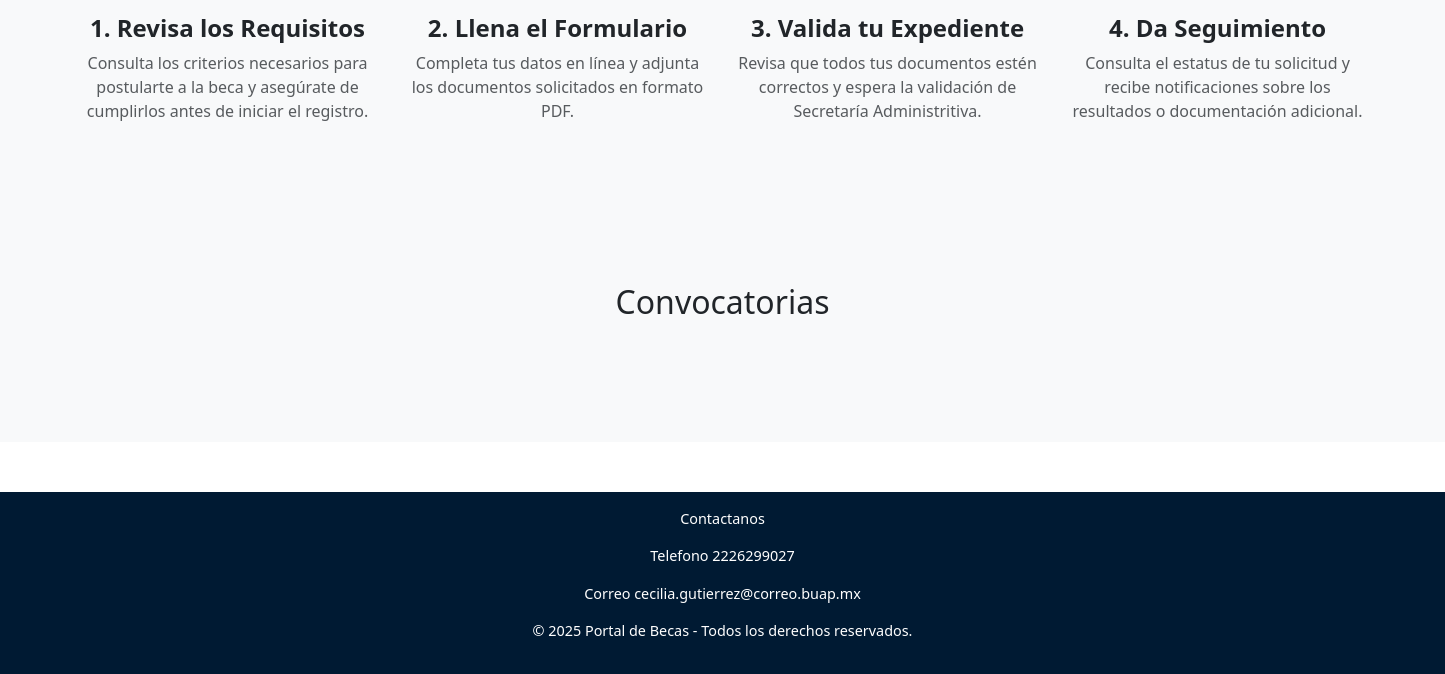
Before: / (lower part) with the older database file.
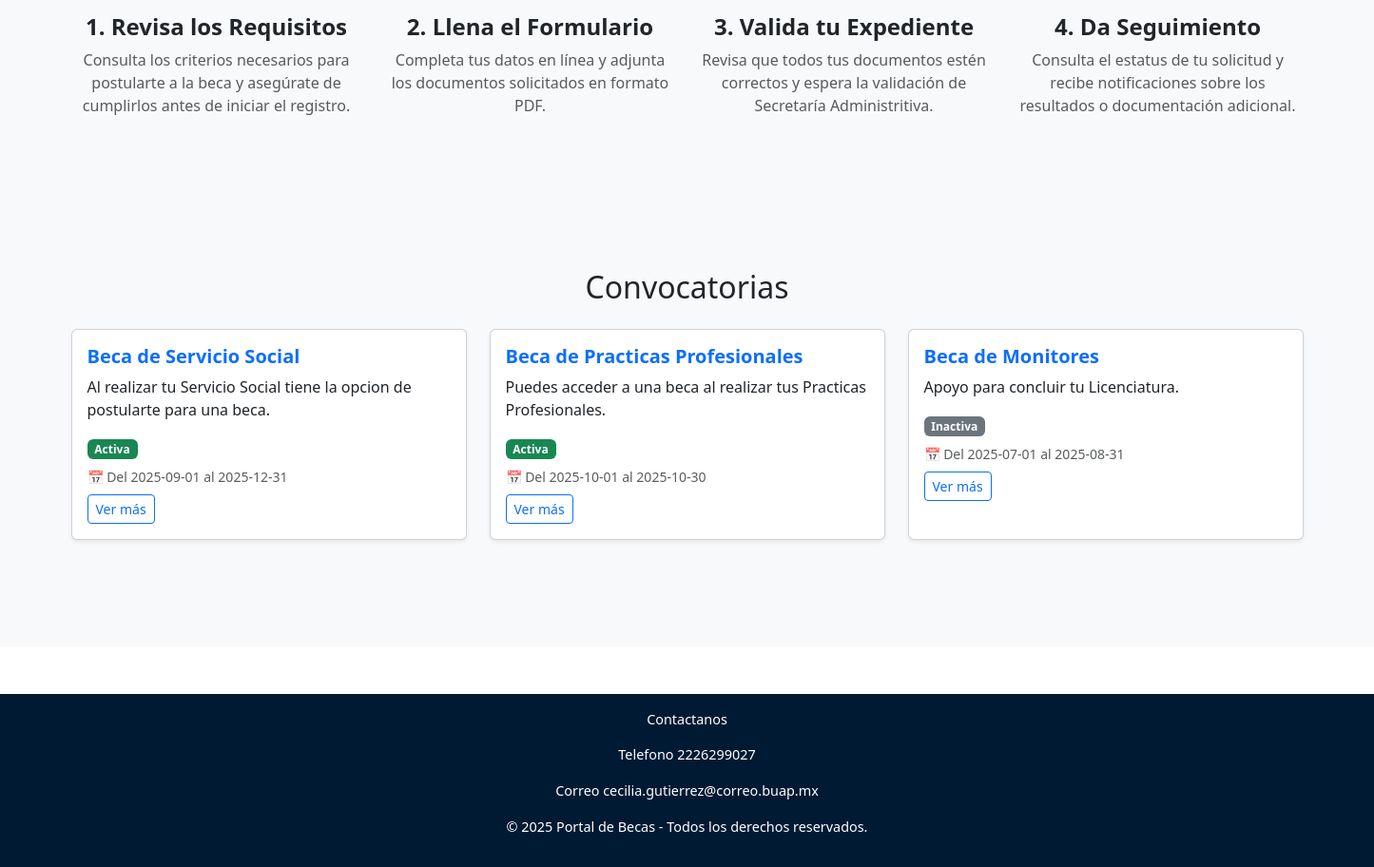
After: the same page with the newer database file.
### tables this page shows
CREATE TABLE convocatorias (
            id INTEGER PRIMARY KEY AUTOINCREMENT,
            nombre TEXT NOT NULL UNIQUE,
            descripcion TEXT,
            fecha_inicio TEXT,
            fecha_fin TEXT,
            activa INTEGER DEFAULT 0
        );

### routes/main_routes.py (the view)
@main_bp.route('/')
def index():
    conexion = sqlite3.connect('becas.db')
    cursor = conexion.cursor()
    cursor.execute("SELECT nombre, descripcion, fecha_inicio, fecha_fin FROM convocatorias")
    todas = cursor.fetchall()
    conexion.close()
    hoy = datetime.now().date()
    convocatorias_info = []
    for nombre, descripcion, inicio, fin in todas:
        if inicio and fin:
            inicio_dt = datetime.strptime(inicio, "%Y-%m-%d").date()
            fin_dt = datetime.strptime(fin, "%Y-%m-%d").date()
            if inicio_dt <= hoy <= fin_dt:
                estado = "Activa"
            elif hoy < inicio_dt:
                estado = "Próxima"
            else:
                estado = "Inactiva"
        else:
            estado = "Sin fechas"
        convocatorias_info.append((nombre, descripcion, inicio, fin, estado))
    return render_template('index.html', convocatorias=convocatorias_info)

### templates/index.html (shortened to what this page needs)
<!DOCTYPE html>
<html lang="es">
<head>
  <link rel="stylesheet" href="{{ url_for('static', filename='css/style.css') }}">
  <link
    href="https://cdn.jsdelivr.net/npm/bootstrap@5.3.2/dist/css/bootstrap.min.css"
    rel="stylesheet">
    <link rel="stylesheet" href="https://cdn.jsdelivr.net/npm/bootstrap-icons@1.11.1/font/bootstrap-icons.css">
</head>
<body>
<section class="py-5 bg-light" id="pasos">
  <div class="container">
    <div class="row g-4 row-cols-1 row-cols-md-2 row-cols-lg-4 text-center">
      <div class="col">
        <h4 class="fw-semibold">1. Revisa los Requisitos</h4>
        <p class="text-muted">Consulta los criterios necesarios para postularte a la beca y asegúrate de cumplirlos antes de iniciar el registro.</p>
      </div>
      <div class="col">
        <h4 class="fw-semibold">2. Llena el Formulario</h4>
        <p class="text-muted">Completa tus datos en línea y adjunta los documentos solicitados en formato PDF.</p>
      </div>
      <div class="col">
        <h4 class="fw-semibold">3. Valida tu Expediente</h4>
        <p class="text-muted">Revisa que todos tus documentos estén correctos y espera la validación de Secretaría Administritiva.</p>
      </div>
      <div class="col">
        <h4 class="fw-semibold">4. Da Seguimiento</h4>
        <p class="text-muted">Consulta el estatus de tu solicitud y recibe notificaciones sobre los resultados o documentación adicional.</p>
      </div>
    </div>
  </div>
</section>
<section class="py-5 bg-light">
  <div class="container my-5">
    <h2 class="text-center mb-4">Convocatorias</h2>
      <div class="row">
        {% for c in convocatorias %}
          <div class="col-md-4 mb-3">
            <div class="card shadow-sm h-100">
              <div class="card-body">
                <h5 class="card-title text-primary fw-bold">{{ c[0] }}</h5>
                <p class="card-text">{{ c[1] }}</p>
                {% if c[4] == "Activa" %}
                  <span class="badge bg-success mb-2">Activa</span><br>
                  {% elif c[4] == "Próxima" %}
                    <span class="badge bg-info text-dark mb-2">Próxima</span><br>
                  {% elif c[4] == "Inactiva" %}
                    <span class="badge bg-secondary mb-2">Inactiva</span><br>
                  {% else %}
                    <span class="badge bg-warning text-dark mb-2">Sin fechas</span><br>
                {% endif %}
                {% if c[2] and c[3] %}
                  <p class="text-muted small mb-2">📅 Del {{ c[2] }} al {{ c[3] }}</p>
                {% endif %}
                <a href="{{ url_for('main.formulario') }}" class="btn btn-outline-primary btn-sm">Ver más</a>
              </div>
            </div>
          </div>
        {% endfor %}
      </div>
    </div>
</section>
  <footer>
    <p>Contactanos</p>
    <p>Telefono 2226299027</p>
    <p>Correo cecilia.gutierrez@correo.buap.mx</p>
    <p>© 2025 Portal de Becas - Todos los derechos reservados.</p>
  </footer>
</body>
</html>

Changed rows visible on the page:
added convocatorias: nombre "Beca de Servicio Social", descripcion "Al realizar tu Servicio Social tiene la opcion de postularte para una beca.", shows "Activa", fecha_inicio "2025-09-01", fecha_fin "2025-12-31"
added convocatorias: nombre "Beca de Practicas Profesionales", descripcion "Puedes acceder a una beca al realizar tus Practicas Profesionales.", shows "Activa", fecha_inicio "2025-10-01", fecha_fin "2025-10-30"
added convocatorias: nombre "Beca de Monitores", descripcion "Apoyo para concluir tu Licenciatura.", shows "Inactiva", fecha_inicio "2025-07-01", fecha_fin "2025-08-31"
